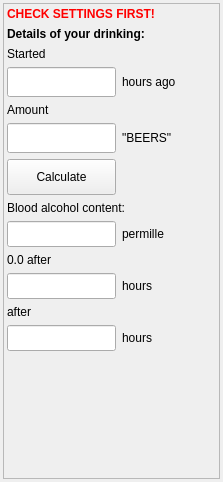
          <widget class="QWidget" name="scrollAreaWidgetContents_4">
           <property name="geometry">
            <rect>
             <x>0</x>
             <y>0</y>
             <width>223</width>
             <height>482</height>
            </rect>
           </property>
           <layout class="QGridLayout" name="gridLayout_6">
            <property name="margin">
             <number>3</number>
            </property>
            <item row="0" column="0">
             <widget class="QFrame" name="framePermiller">
              <property name="frameShape">
               <enum>QFrame::StyledPanel</enum>
              </property>
              <property name="frameShadow">
               <enum>QFrame::Raised</enum>
              </property>
              <layout class="QGridLayout" name="gridLayout_8" columnstretch="2,1,0">
               <property name="margin">
                <number>3</number>
               </property>
               <item row="0" column="0" colspan="2">
                <widget class="QLabel" name="lblCheckSettings">
                 <property name="palette">
                  <palette>
                   <active>
                    <colorrole role="WindowText">
                     <brush brushstyle="SolidPattern">
                      <color alpha="255">
                       <red>255</red>
                       <green>0</green>
                       <blue>0</blue>
                      </color>
                     </brush>
                    </colorrole>
                    <colorrole role="Text">
                     <brush brushstyle="SolidPattern">
                      <color alpha="255">
                       <red>0</red>
                       <green>0</green>
                       <blue>0</blue>
                      </color>
                     </brush>
                    </colorrole>
                    <colorrole role="ButtonText">
                     <brush brushstyle="SolidPattern">
                      <color alpha="255">
                       <red>0</red>
                       <green>0</green>
                       <blue>0</blue>
                      </color>
                     </brush>
                    </colorrole>
                   </active>
                   <inactive>
                    <colorrole role="WindowText">
                     <brush brushstyle="SolidPattern">
                      <color alpha="255">
                       <red>255</red>
                       <green>0</green>
                       <blue>0</blue>
                      </color>
                     </brush>
                    </colorrole>
                    <colorrole role="Text">
                     <brush brushstyle="SolidPattern">
                      <color alpha="255">
                       <red>0</red>
                       <green>0</green>
                       <blue>0</blue>
                      </color>
                     </brush>
                    </colorrole>
                    <colorrole role="ButtonText">
                     <brush brushstyle="SolidPattern">
                      <color alpha="255">
                       <red>0</red>
                       <green>0</green>
                       <blue>0</blue>
                      </color>
                     </brush>
                    </colorrole>
                   </inactive>
                   <disabled>
                    <colorrole role="WindowText">
                     <brush brushstyle="SolidPattern">
                      <color alpha="255">
                       <red>113</red>
                       <green>113</green>
                       <blue>113</blue>
                      </color>
                     </brush>
                    </colorrole>
                    <colorrole role="Text">
                     <brush brushstyle="SolidPattern">
                      <color alpha="255">
                       <red>113</red>
                       <green>113</green>
                       <blue>113</blue>
                      </color>
                     </brush>
                    </colorrole>
                    <colorrole role="ButtonText">
                     <brush brushstyle="SolidPattern">
                      <color alpha="255">
                       <red>113</red>
                       <green>113</green>
                       <blue>113</blue>
                      </color>
                     </brush>
                    </colorrole>
                   </disabled>
                  </palette>
                 </property>
                 <property name="font">
                  <font>
                   <weight>75</weight>
                   <bold>true</bold>
                  </font>
                 </property>
                 <property name="text">
                  <string>CHECK SETTINGS FIRST!</string>
                 </property>
                </widget>
               </item>
               <item row="1" column="0" colspan="2">
                <widget class="QLabel" name="label_18">
                 <property name="font">
                  <font>
                   <weight>75</weight>
                   <bold>true</bold>
                  </font>
                 </property>
                 <property name="text">
                  <string>Details of your drinking:</string>
                 </property>
                </widget>
               </item>
               <item row="2" column="0">
                <widget class="QLabel" name="label_19">
                 <property name="text">
                  <string>Started</string>
                 </property>
                </widget>
               </item>
               <item row="3" column="0">
                <widget class="QLineEdit" name="edtStartedAgo">
                 <property name="styleSheet">
                  <string notr="true">padding:6px</string>
                 </property>
                 <property name="inputMethodHints">
                  <set>Qt::ImhFormattedNumbersOnly</set>
                 </property>
                </widget>
               </item>
               <item row="3" column="1">
                <widget class="QLabel" name="label_22">
                 <property name="text">
                  <string>hours ago</string>
                 </property>
                </widget>
               </item>
               <item row="4" column="0">
                <widget class="QLabel" name="label_20">
                 <property name="text">
                  <string>Amount</string>
                 </property>
                </widget>
               </item>
               <item row="5" column="0">
                <widget class="QLineEdit" name="edtAmountPermiller">
                 <property name="styleSheet">
                  <string notr="true">padding:6px</string>
                 </property>
                 <property name="inputMethodHints">
                  <set>Qt::ImhFormattedNumbersOnly</set>
                 </property>
                </widget>
               </item>
               <item row="5" column="1">
                <widget class="QLabel" name="label_21">
                 <property name="text">
                  <string>&quot;BEERS&quot;</string>
                 </property>
                </widget>
               </item>
               <item row="6" column="0">
                <widget class="QPushButton" name="btnCalculatePermiller">
                 <property name="styleSheet">
                  <string notr="true">padding:10px</string>
                 </property>
                 <property name="text">
                  <string>Calculate</string>
                 </property>
                </widget>
               </item>
               <item row="6" column="2">
                <spacer name="horizontalSpacer_4">
                 <property name="orientation">
                  <enum>Qt::Horizontal</enum>
                 </property>
                 <property name="sizeHint" stdset="0">
                  <size>
                   <width>40</width>
                   <height>20</height>
                  </size>
                 </property>
                </spacer>
               </item>
               <item row="7" column="0" colspan="2">
                <widget class="QLabel" name="label_23">
                 <property name="text">
                  <string>Blood alcohol content:</string>
                 </property>
                </widget>
               </item>
               <item row="8" column="0">
                <widget class="QLineEdit" name="leBacPermiller">
                 <property name="maximumSize">
                  <size>
                   <width>16777215</width>
                   <height>16777215</height>
                  </size>
                 </property>
                 <property name="styleSheet">
                  <string notr="true">padding:4px</string>
                 </property>
                 <property name="readOnly">
                  <bool>true</bool>
                 </property>
                </widget>
               </item>
               <item row="8" column="1">
                <widget class="QLabel" name="lblPermilleSignPermiller">
                 <property name="text">
                  <string>permille</string>
                 </property>
                </widget>
               </item>
               <item row="9" column="0">
                <widget class="QLabel" name="lblPermilleZero">
                 <property name="text">
                  <string>0.0 after</string>
                 </property>
                </widget>
               </item>
               <item row="10" column="0">
                <widget class="QLineEdit" name="leZeroAfterPermiller">
                 <property name="maximumSize">
                  <size>
                   <width>16777215</width>
                   <height>16777215</height>
                  </size>
                 </property>
                 <property name="styleSheet">
                  <string notr="true">padding:4px</string>
                 </property>
                 <property name="readOnly">
                  <bool>true</bool>
                 </property>
                </widget>
               </item>
               <item row="10" column="1">
                <widget class="QLabel" name="label_26">
                 <property name="text">
                  <string>hours</string>
                 </property>
                </widget>
               </item>
               <item row="11" column="0">
                <widget class="QLabel" name="lblUserLimitPermiller">
                 <property name="text">
                  <string>after</string>
                 </property>
                </widget>
               </item>
               <item row="12" column="0">
                <widget class="QLineEdit" name="leLimitAfter">
                 <property name="maximumSize">
                  <size>
                   <width>16777215</width>
                   <height>16777215</height>
                  </size>
                 </property>
                 <property name="styleSheet">
                  <string notr="true">padding:4px</string>
                 </property>
                 <property name="readOnly">
                  <bool>true</bool>
                 </property>
                </widget>
               </item>
               <item row="12" column="1">
                <widget class="QLabel" name="label_31">
                 <property name="text">
                  <string>hours</string>
                 </property>
                </widget>
               </item>
               <item row="13" column="1">
                <spacer name="verticalSpacer_3">
                 <property name="orientation">
                  <enum>Qt::Vertical</enum>
                 </property>
                 <property name="sizeHint" stdset="0">
                  <size>
                   <width>32</width>
                   <height>8</height>
                  </size>
                 </property>
                </spacer>
               </item>
              </layout>
             </widget>
            </item>
           </layout>
          </widget>
